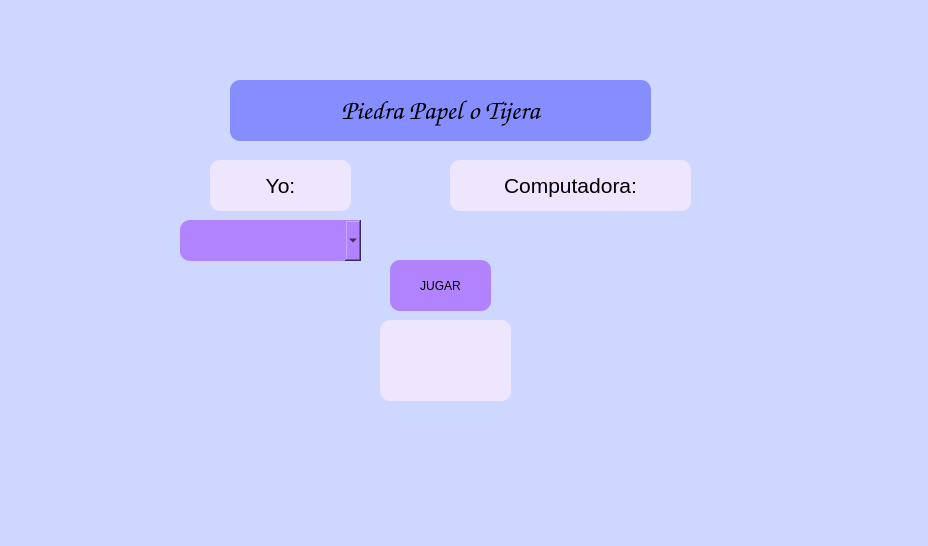
<?xml version="1.0" encoding="UTF-8"?>
<ui version="4.0">
 <class>MainWindow</class>
 <widget class="QMainWindow" name="MainWindow">
  <property name="geometry">
   <rect>
    <x>0</x>
    <y>0</y>
    <width>928</width>
    <height>546</height>
   </rect>
  </property>
  <property name="font">
   <font>
    <weight>75</weight>
    <bold>true</bold>
    <underline>true</underline>
   </font>
  </property>
  <property name="windowTitle">
   <string>MainWindow</string>
  </property>
  <property name="styleSheet">
   <string notr="true">background-color: rgb(205, 215, 255);</string>
  </property>
  <widget class="QWidget" name="centralwidget">
   <widget class="QLabel" name="label">
    <property name="geometry">
     <rect>
      <x>230</x>
      <y>80</y>
      <width>421</width>
      <height>61</height>
     </rect>
    </property>
    <property name="font">
     <font>
      <family>Comic Sans MS</family>
      <pointsize>20</pointsize>
      <weight>75</weight>
      <italic>false</italic>
      <bold>true</bold>
     </font>
    </property>
    <property name="styleSheet">
     <string notr="true">background-color: rgb(134, 142, 255);
border-radius:10px
</string>
    </property>
    <property name="text">
     <string>Piedra Papel o Tijera</string>
    </property>
    <property name="alignment">
     <set>Qt::AlignCenter</set>
    </property>
   </widget>
   <widget class="QLabel" name="label_2">
    <property name="geometry">
     <rect>
      <x>210</x>
      <y>160</y>
      <width>141</width>
      <height>51</height>
     </rect>
    </property>
    <property name="styleSheet">
     <string notr="true">background-color: rgb(238, 229, 255);
font: 75 12pt &quot;Comic Sans MS&quot;;
border-radius:10px
</string>
    </property>
    <property name="text">
     <string>&lt;html&gt;&lt;head/&gt;&lt;body&gt;&lt;p align=&quot;center&quot;&gt;&lt;span style=&quot; font-size:16pt;&quot;&gt;Yo:&lt;/span&gt;&lt;/p&gt;&lt;/body&gt;&lt;/html&gt;</string>
    </property>
   </widget>
   <widget class="QLabel" name="label_3">
    <property name="geometry">
     <rect>
      <x>450</x>
      <y>160</y>
      <width>241</width>
      <height>51</height>
     </rect>
    </property>
    <property name="styleSheet">
     <string notr="true">background-color: rgb(238, 229, 255);
font: 75 12pt &quot;Comic Sans MS&quot;;
border-radius:10px
</string>
    </property>
    <property name="text">
     <string>&lt;html&gt;&lt;head/&gt;&lt;body&gt;&lt;p align=&quot;center&quot;&gt;&lt;span style=&quot; font-size:16pt;&quot;&gt;Computadora:&lt;/span&gt;&lt;/p&gt;&lt;/body&gt;&lt;/html&gt;</string>
    </property>
   </widget>
   <widget class="QPushButton" name="btn_jugar">
    <property name="geometry">
     <rect>
      <x>390</x>
      <y>260</y>
      <width>101</width>
      <height>51</height>
     </rect>
    </property>
    <property name="toolTip">
     <string>&lt;html&gt;&lt;head/&gt;&lt;body&gt;&lt;p&gt;&lt;span style=&quot; font-size:12pt; font-weight:600;&quot;&gt;JUGAR&lt;/span&gt;&lt;/p&gt;&lt;/body&gt;&lt;/html&gt;</string>
    </property>
    <property name="styleSheet">
     <string notr="true">background-color: rgb(177, 131, 255);
font: 75 12pt &quot;Comic Sans MS&quot;;
border-radius:10px
</string>
    </property>
    <property name="text">
     <string>JUGAR</string>
    </property>
   </widget>
   <widget class="QComboBox" name="comboBox">
    <property name="geometry">
     <rect>
      <x>180</x>
      <y>220</y>
      <width>181</width>
      <height>41</height>
     </rect>
    </property>
    <property name="styleSheet">
     <string notr="true">background-color: rgb(177, 131, 255);
font: 75 12pt &quot;Comic Sans MS&quot;;
border-radius:10px
</string>
    </property>
   </widget>
   <widget class="QLabel" name="Img_seleccionado">
    <property name="geometry">
     <rect>
      <x>160</x>
      <y>270</y>
      <width>191</width>
      <height>171</height>
     </rect>
    </property>
    <property name="text">
     <string/>
    </property>
    <property name="scaledContents">
     <bool>true</bool>
    </property>
   </widget>
   <widget class="QLabel" name="Img_computadora">
    <property name="geometry">
     <rect>
      <x>520</x>
      <y>270</y>
      <width>191</width>
      <height>161</height>
     </rect>
    </property>
    <property name="text">
     <string/>
    </property>
    <property name="scaledContents">
     <bool>true</bool>
    </property>
   </widget>
   <widget class="QLabel" name="txt_resultado">
    <property name="geometry">
     <rect>
      <x>380</x>
      <y>320</y>
      <width>131</width>
      <height>81</height>
     </rect>
    </property>
    <property name="whatsThis">
     <string>&lt;html&gt;&lt;head/&gt;&lt;body&gt;&lt;p&gt;&lt;br/&gt;&lt;/p&gt;&lt;/body&gt;&lt;/html&gt;</string>
    </property>
    <property name="styleSheet">
     <string notr="true">background-color: rgb(238, 229, 255);
font: 75 12pt &quot;Comic Sans MS&quot;;
border-radius:10px
</string>
    </property>
    <property name="text">
     <string>&lt;html&gt;&lt;head/&gt;&lt;body&gt;&lt;p align=&quot;center&quot;&gt;&lt;br/&gt;&lt;/p&gt;&lt;/body&gt;&lt;/html&gt;</string>
    </property>
   </widget>
   <widget class="QLabel" name="label_4">
    <property name="geometry">
     <rect>
      <x>1280</x>
      <y>150</y>
      <width>141</width>
      <height>101</height>
     </rect>
    </property>
    <property name="text">
     <string/>
    </property>
    <property name="pixmap">
     <pixmap resource="../recursos.qrc">:/Logos/Imagenes/uat-solo-chico.png</pixmap>
    </property>
    <property name="scaledContents">
     <bool>true</bool>
    </property>
   </widget>
   <widget class="QLabel" name="label_5">
    <property name="geometry">
     <rect>
      <x>730</x>
      <y>10</y>
      <width>151</width>
      <height>141</height>
     </rect>
    </property>
    <property name="text">
     <string/>
    </property>
    <property name="pixmap">
     <pixmap resource="../recursos.qrc">:/Logos/Imagenes/fians.png</pixmap>
    </property>
    <property name="scaledContents">
     <bool>true</bool>
    </property>
   </widget>
   <widget class="QLabel" name="label_6">
    <property name="geometry">
     <rect>
      <x>10</x>
      <y>20</y>
      <width>171</width>
      <height>131</height>
     </rect>
    </property>
    <property name="text">
     <string/>
    </property>
    <property name="pixmap">
     <pixmap resource="../recursos.qrc">:/Logos/Imagenes/uat-solo-chico.png</pixmap>
    </property>
    <property name="scaledContents">
     <bool>true</bool>
    </property>
   </widget>
   <widget class="QLabel" name="label_7">
    <property name="geometry">
     <rect>
      <x>750</x>
      <y>380</y>
      <width>141</width>
      <height>121</height>
     </rect>
    </property>
    <property name="text">
     <string/>
    </property>
    <property name="pixmap">
     <pixmap resource="../recursos.qrc">:/Variadas/Imagenes/LogoEquipo.jpeg</pixmap>
    </property>
    <property name="scaledContents">
     <bool>true</bool>
    </property>
   </widget>
  </widget>
  <widget class="QMenuBar" name="menubar">
   <property name="geometry">
    <rect>
     <x>0</x>
     <y>0</y>
     <width>928</width>
     <height>22</height>
    </rect>
   </property>
  </widget>
  <widget class="QStatusBar" name="statusbar"/>
 </widget>
 <resources>
  <include location="../recursos.qrc"/>
 </resources>
 <connections/>
</ui>
